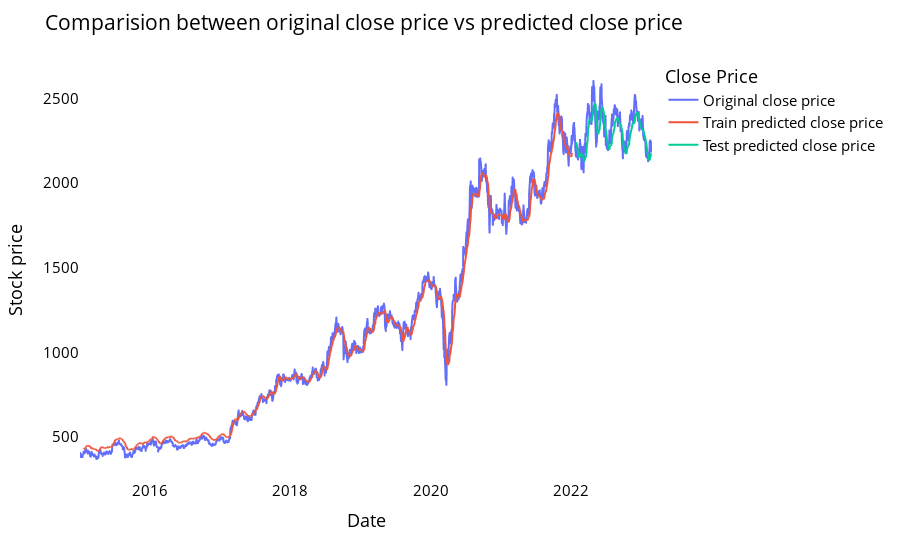

Here is the notebook cell this chart was saved with:
### Markdown cell above
### Comparision between original stock close price vs predicted close price

### Code cell
# shift train predictions for plotting

look_back=time_step
trainPredictPlot = np.empty_like(closedf)
trainPredictPlot[:, :] = np.nan
trainPredictPlot[look_back:len(train_predict)+look_back, :] = train_predict
print("Train predicted data: ", trainPredictPlot.shape)

# shift test predictions for plotting
testPredictPlot = np.empty_like(closedf)
testPredictPlot[:, :] = np.nan
testPredictPlot[len(train_predict)+(look_back*2)+1:len(closedf)-1, :] = test_predict
print("Test predicted data: ", testPredictPlot.shape)

names = cycle(['Original close price','Train predicted close price','Test predicted close price'])

plotdf = pd.DataFrame({'Date': close_stock['Date'], 'original_close': close_stock['Close'],'train_predicted_close': trainPredictPlot.reshape(1,-1)[0].tolist(),
                      'test_predicted_close': testPredictPlot.reshape(1,-1)[0].tolist()})

fig = px.line(plotdf,x=plotdf['Date'], y=[plotdf['original_close'],plotdf['train_predicted_close'],plotdf['test_predicted_close']],labels={'value':'Stock price','Date': 'Date'})
fig.update_layout(title_text='Comparision between original close price vs predicted close price',plot_bgcolor='white', font_size=15, font_color='black',legend_title_text='Close Price')
fig.for_each_trace(lambda t:  t.update(name = next(names)))

fig.update_xaxes(showgrid=False)
fig.update_yaxes(showgrid=False)
fig.show()

### Figure 1 — Plotly figure (JSON) as saved in the notebook; plotly's stock layout.template omitted (floating-point values rounded to 4 significant figures; data arrays with more than 128 entries replaced by an {"elided": "..."} marker saying what was removed)
{"data": [{"hovertemplate": "variable=original_close<br>Date=%{x}<br>Stock price=%{y}<extra></extra>", "legendgroup": "original_close", "line": {"color": "#636efa", "dash": "solid"}, "marker": {"symbol": "circle"}, "mode": "lines", "name": "Original close price", "showlegend": true, "type": "scattergl", "x": {"elided": "2016 str values"}, "xaxis": "x", "y": {"elided": "2016 float values"}, "yaxis": "y"}, {"hovertemplate": "variable=train_predicted_close<br>Date=%{x}<br>Stock price=%{y}<extra></extra>", "legendgroup": "train_predicted_close", "line": {"color": "#EF553B", "dash": "solid"}, "marker": {"symbol": "circle"}, "mode": "lines", "name": "Train predicted close price", "showlegend": true, "type": "scattergl", "x": {"elided": "2016 str values"}, "xaxis": "x", "y": {"elided": "2016 float values"}, "yaxis": "y"}, {"hovertemplate": "variable=test_predicted_close<br>Date=%{x}<br>Stock price=%{y}<extra></extra>", "legendgroup": "test_predicted_close", "line": {"color": "#00cc96", "dash": "solid"}, "marker": {"symbol": "circle"}, "mode": "lines", "name": "Test predicted close price", "showlegend": true, "type": "scattergl", "x": {"elided": "2016 str values"}, "xaxis": "x", "y": {"elided": "2016 float values"}, "yaxis": "y"}], "layout": {"font": {"color": "black", "size": 15}, "legend": {"title": {"text": "Close Price"}, "tracegroupgap": 0}, "margin": {"t": 60}, "plot_bgcolor": "white", "title": {"text": "Comparision between original close price vs predicted close price"}, "xaxis": {"anchor": "y", "domain": [0, 1], "showgrid": false, "title": {"text": "Date"}}, "yaxis": {"anchor": "x", "domain": [0, 1], "showgrid": false, "title": {"text": "Stock price"}}}}
